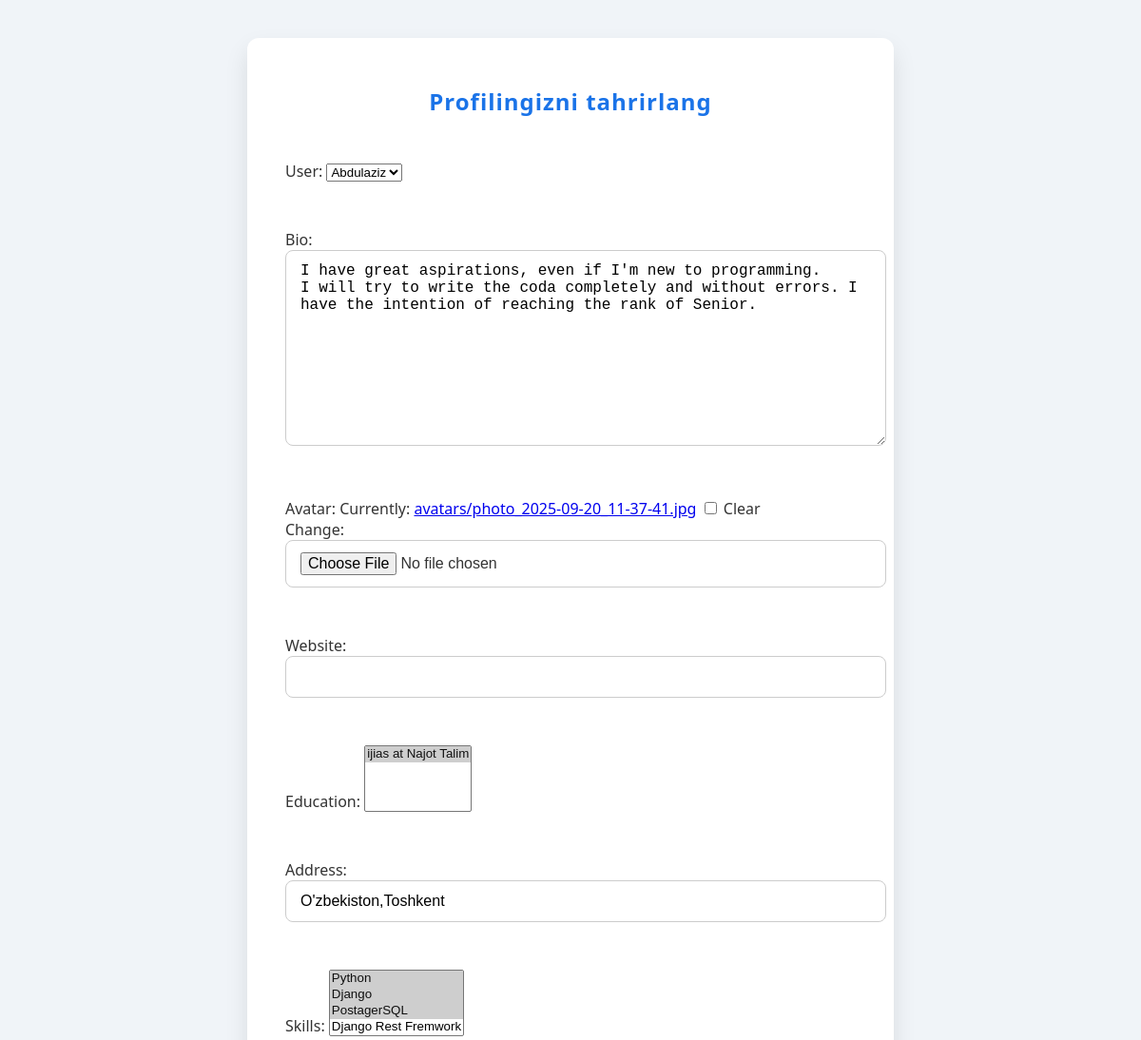
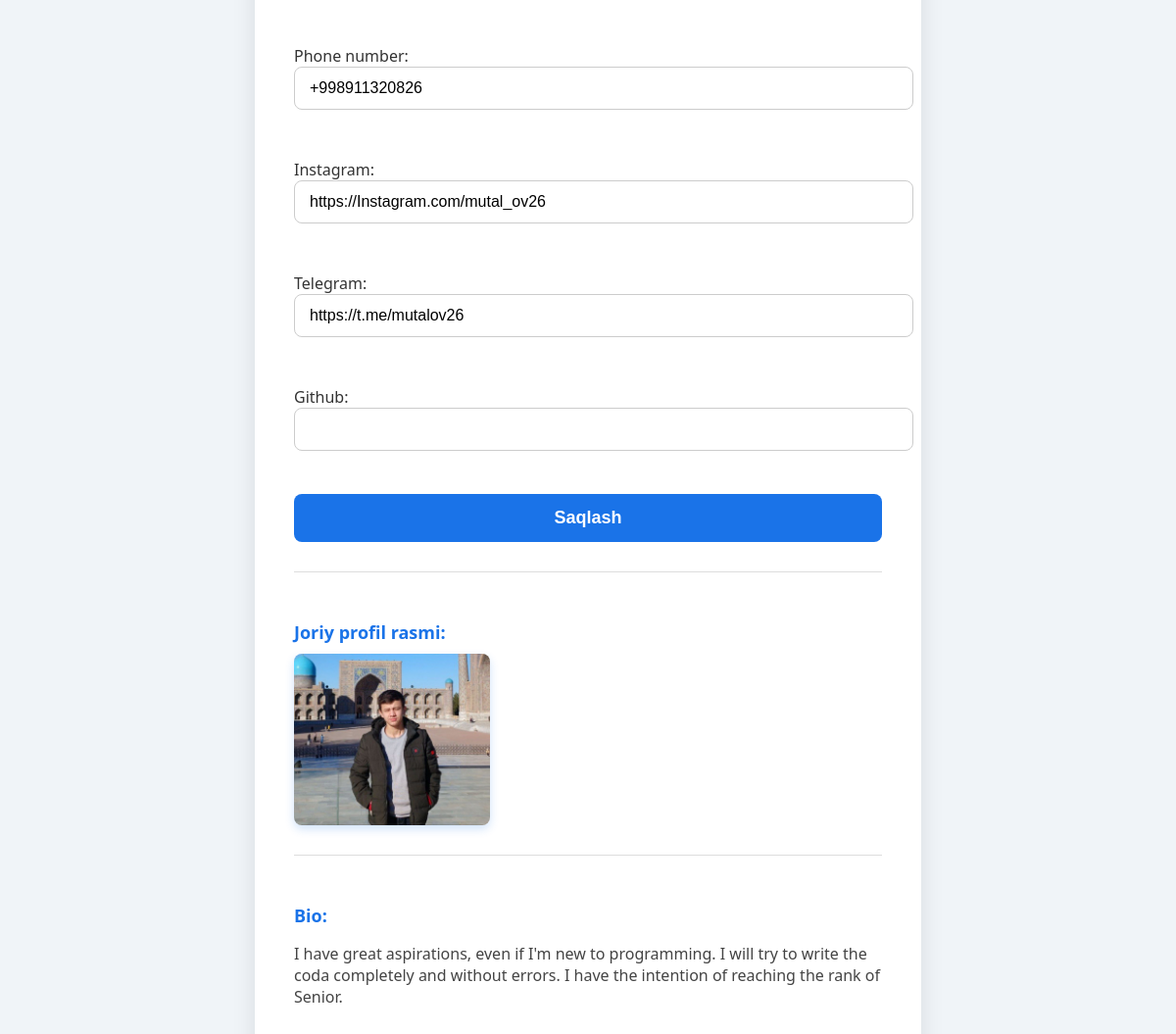
/profile/ (signed in), run on the app's committed database (2 pictures, top to bottom).
### app1/models.py (models this page shows, shortened)
class UserProfil(models.Model):
    user = models.OneToOneField(User, on_delete=models.CASCADE)
    bio = models.TextField(blank=True, null=True)
    avatar = models.ImageField(upload_to='avatars/', blank=True, null=True)
    website = models.URLField(blank=True, null=True)
    education = models.ManyToManyField(Education, blank=True)
    address = models.CharField(max_length=255, blank=True, null=True)
    skills = models.ManyToManyField(Skill, blank=True)
    phone_number = models.CharField(max_length=15, blank=True, null=True)
    instagram = models.URLField(blank=True, null=True)
    telegram = models.URLField(blank=True, null=True)
    github=models.URLField(blank=True, null=True)

### app1/views.py (the view, shortened to what this page needs)
# urls.py: path('profile/', ProfileView, name='profile_view'),
@login_required(login_url='login_user')
def ProfileView(request):
    if request.method == 'GET':
        profil = get_object_or_404(UserProfil, user=request.user)
        form = UserProfilForm(instance=profil)
        context = {
            'title': 'Profilni tahrirlash',
            'form': form,
            'profil': profil,
        }
    return render(request, 'profil_update.html', context=context)

### app1/forms.py
class UserProfilForm(forms.ModelForm):
    class Meta:
        model = UserProfil
        fields = '__all__'

### app1/models.py (called while the page is built)
    def __str__(self):
        return f"{self.degree} at {self.institution}"

    def __str__(self):
        return self.name

### app1/templates/profil_update.html (shortened to what this page needs)
<!DOCTYPE html>
<html lang="uz">
<head>
</head>
<body>
    {% block content %}
    <div class="container">
        <h2>Profilingizni tahrirlang</h2>
        <form method="POST" enctype="multipart/form-data">
            {{ form.as_p }}
            <button type="submit">Saqlash</button>
        </form>
        {% if profil.avatar %}
        <div class="profile-info">
            <h4>Joriy profil rasmi:</h4>
            <img src="{{ profil.avatar.url }}" alt="Profil rasmi" />
        </div>
        {% endif %}
        {% if profil.bio %}
        <div class="profile-info">
            <h4>Bio:</h4>
            <p>{{ profil.bio }}</p>
        </div>
        {% endif %}
    </div>
    {% endblock %}
</body>
</html>

### app1/templates/profil_update.html (style rules this page uses)
body { background: #f0f4f8; font-family: 'Segoe UI', Tahoma, Geneva, Verdana, sans-serif; padding: 40px 20px; margin: 0; display: flex; justify-content: center; min-height: 100vh; color: #333; }
.container { background: #fff; max-width: 600px; width: 100%; padding: 30px 40px; border-radius: 12px; box-shadow: 0 12px 24px rgba(0, 0, 0, 0.1); }
h2 { text-align: center; margin-bottom: 30px; color: #1a73e8; font-weight: 700; letter-spacing: 1px; }
form { display: flex; flex-direction: column; gap: 18px; }
form input[type="text"], form input[type="url"], form input[type="file"], form textarea { width: 100%; padding: 12px 15px; font-size: 16px; border: 1.8px solid #ccc; border-radius: 8px; transition: border-color 0.3s ease, box-shadow 0.3s ease; outline: none; resize: vertical; }
button[type="submit"] { background-color: #1a73e8; color: #fff; padding: 14px; font-size: 18px; border: none; border-radius: 8px; cursor: pointer; font-weight: 600; transition: background-color 0.3s ease; margin-top: 10px; }
.profile-info { margin-top: 30px; border-top: 1px solid #ddd; padding-top: 25px; }
.profile-info h4 { margin-bottom: 10px; color: #1a73e8; font-weight: 600; font-size: 18px; }
.profile-info p, .profile-info a { font-size: 16px; color: #444; word-wrap: break-word; }
.profile-info img { max-width: 200px; border-radius: 8px; box-shadow: 0 4px 10px rgba(26, 115, 232, 0.2); display: block; margin-top: 10px; }

### data on the page
UserProfil: user "Abdulaziz", bio "I have great aspirations, even if I'm new to programming. I will try to write the coda completely and without errors. I have the intention of reaching the rank of Senior.", address "O'zbekiston,Toshkent", phone_number "+998911320826", instagram "https://Instagram.com/mutal_ov26", telegram "https://t.me/mutalov26", avatar (picture)
